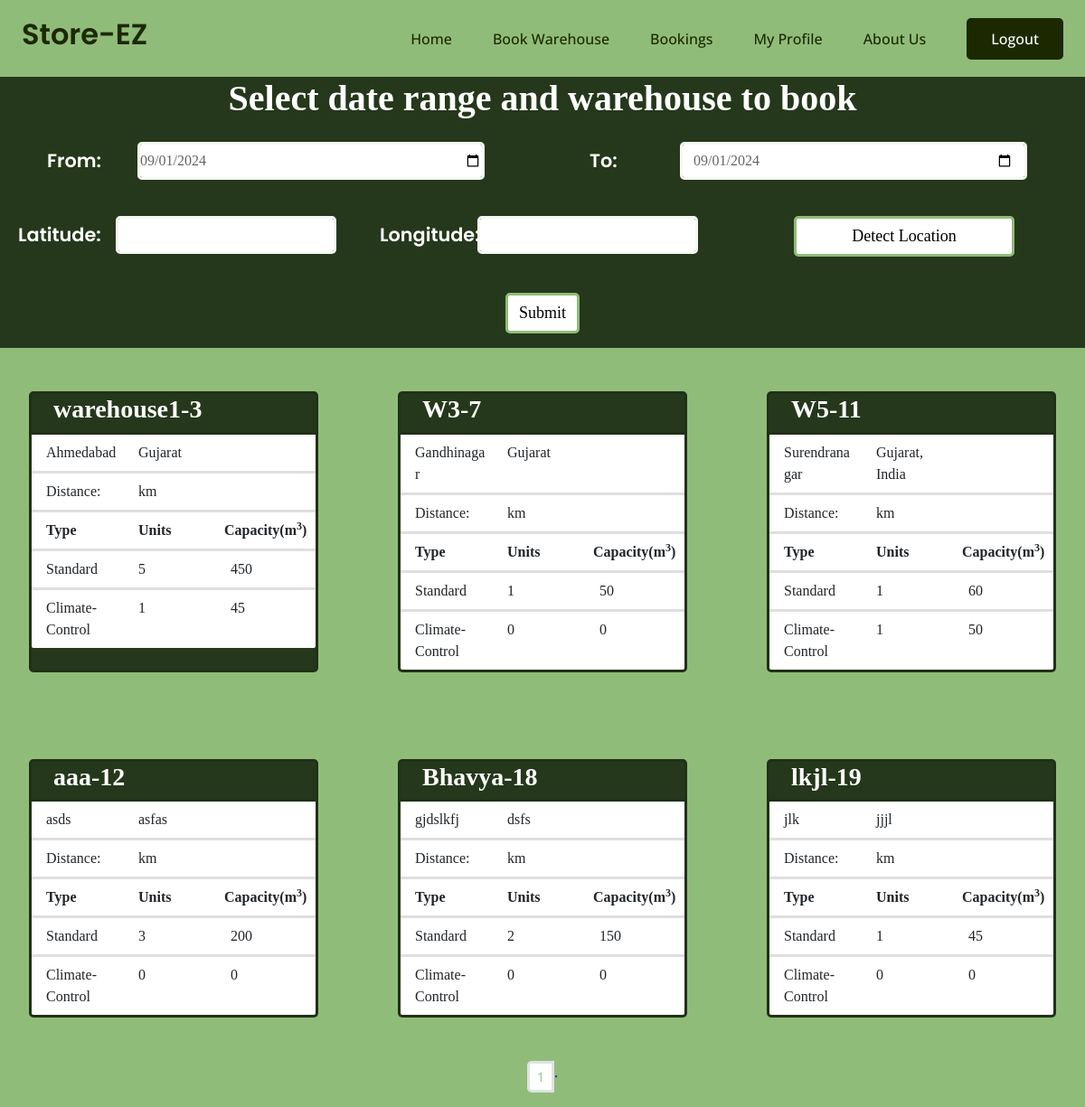
Page /farmer/search (signed in) on the committed database.
### mainapp/models.py (models this page shows, shortened)
class Warehouse(models.Model):
    name = models.CharField(max_length=100)
    address = models.TextField()
    city = models.CharField(max_length=100)
    state = models.CharField(max_length=100)
    poc_name = models.CharField(max_length=100, null=True)
    poc_phone_no = models.DecimalField(max_digits=10, decimal_places=0)
    owner = models.ForeignKey(Warehouse_owner, on_delete=models.CASCADE)
    image = models.ImageField(default="images/default_warehouse_image.jpg",upload_to="images/warehouse/",blank=True,null=True)
    latitude = models.FloatField(default=23.1862737352)
    longitude = models.FloatField(default = 72.6283225558)

### farmer/views.py (the view, shortened to what this page needs)
# urls.py: path("farmer/search",views.search,name='search'),
@login_required(login_url='login')
def search(request):
    start_date = request.GET.get('startdate','')
    end_date = request.GET.get('enddate', '')
    latitude = request.GET.get('latitude','')
    longitude = request.GET.get('longitude','')
    if (not start_date and end_date) or (not end_date and start_date) or start_date > end_date:
        messages.error(request, "Invalid Dates")
        isError = 'Invalid Dates'
        context = {'isError': isError,'startdate':date.today().strftime('%Y-%m-%d'), 'enddate':date.today().strftime('%Y-%m-%d')}
    else:
        if start_date == '':
            start_date = date.today().strftime('%Y-%m-%d')
        if end_date == '':
            end_date = date.today().strftime('%Y-%m-%d')
        booked_units = Booking.objects.filter(start_date__lte=end_date,end_date__gte=start_date). \
            values_list('unit', flat=True).exclude(unit=None).distinct()
        warehouses = Warehouse.objects.all()
        warehouses_with_unit = []
        for warehouse in warehouses:
            units = warehouse.unit_set.exclude(id__in=booked_units.values_list('unit'))
            hot_units = 0
            cold_units = 0
            hot_capacity = 0
            cold_capacity = 0
            if len(units) > 0:
                for x in units:
                    if x.type == "Hot":
                        hot_units += 1
                        hot_capacity += x.capacity
                    else:
                        cold_units += 1
                        cold_capacity += x.capacity
            if len(units) > 0:
                warehouses_with_unit.append({'warehouse': warehouse, 'hot_units': hot_units, 'hot_capacity':hot_capacity, 'cold_units':cold_units, 'cold_capacity':cold_capacity, 'latitude':warehouse.latitude, 'longitude':warehouse.longitude})
        nearby_warehouse_list = []
        if latitude != '' and longitude != '':
            latitude = float(latitude)
            longitude = float(longitude)
            for w in warehouses_with_unit:
                curr_dist = computeDistance(w['latitude'], w['longitude'], latitude, longitude)
                w['distance'] = round(curr_dist, 2)
                nearby_warehouse_list.append(w)
            nearby_warehouse_list.sort(key=sortFunc)
        else:
            nearby_warehouse_list = warehouses_with_unit
        paginator = Paginator(nearby_warehouse_list, 6)  # Show 6 Bookings per page.
        page_number = request.GET.get("page")
        page_obj = paginator.get_page(page_number)
        count=Warehouse.objects.count()
        nums= "." *page_obj.paginator.num_pages
        context={
            "data": page_obj, # Keep it data as 'data' is used in template more than one place
            'nums':nums,
            'startdate':start_date,
            'enddate':end_date,
            'latitude':latitude,
            'longitude':longitude,
        }
    return render(request,'farmer/search.html',context)

### farmer/templates/farmer/search.html (shortened to what this page needs)
{% extends 'farmerbase.html' %}
{% load static %}
{% block css %}
    <link rel="stylesheet" href="{% static 'farmer/css/swar.css' %}" />
{% endblock %}
{% block content %}
<div class="container-fluid mx-0 text-white ff" style="background-color: #25381b;">
    <div class="container">
        <h3 class="text-center" style="font-size: 250%; color: white;">Select date range and warehouse to book</h3>
    </div>
    <div>
        <form method="GET" action="">
            <div class="row my-2 py-2 ">
                <div class="col-12 col-sm-6 my-2  px-md-5">
                    <div class="row">
                        <div class="col-2 bg-successful rounded-2 d-flex align-items-center">
                            <h5 class="px-1 mb-0"
                                style="font-size: 130%; color: white; border-color: #90bc79; width: 150%;">
                                From: </h5>
                        </div>
                        <div class="col-10">
                            <div class=" input-group date px-3" data-provide="datepicker">
                                <input type="date" class="form-control px-0" value="{{startdate}}" name = "startdate" min="{{startdate}}">
                            </div>
                        </div>
                    </div>
                </div>
                <div class="col-12 col-sm-6 my-2  px-md-5">
                    <div class="row">
                        <div class="col-2 bg-successful rounded-2 d-flex align-items-center">
                            <h5 class="px-1 mb-0"
                                style="font-size: 130%; color: white; border-color: #90bc79; width: 150%;">To:
                            </h5>
                        </div>
                        <div class="col-10">
                            <div class="input-group date px-3" data-provide="datepicker">
                                <input type="date" class="form-control" value="{{enddate}}" name = "enddate" min="{{startdate}}">
                            </div>
                        </div>
                    </div>
                </div>
            </div>
            <div class="row my-2 py-2 ">
                <div class="col-12 col-sm-12 col-md-12 col-lg-4 my-2">
                    <div class="row">
                        <div class="col-2 col-lg-3 bg-successful rounded-2 d-flex align-items-center">
                            <h5 class="px-2 mb-0"
                                style="font-size: 130%; color: white; border-color: #90bc79; width: 150%;">
                                Latitude: </h5>
                        </div>
                        <div class="col-10 col-lg-9">
                            <div class="input-group text px-3">
                                <input type="number" step='any' class="form-control px-0" value="{{latitude}}" id = "latitude" name = "latitude">
                            </div>
                        </div>
                    </div>
                </div>
                <div class="col-12 col-sm-12 col-md-12 col-lg-4  my-2 ">
                    <div class="row">
                        <div class="col-2 col-lg-3 bg-successful rounded-2 d-flex align-items-center">
                            <h5 class="px-2 mb-0"
                                style="font-size: 130%; color: white; border-color: #90bc79; width: 150%;">
                                Longitude: </h5>
                        </div>
                        <div class="col-10 col-lg-9">
                            <div class="input-group text px-3   ">
                                <input type="number" step='any' class="form-control" value="{{longitude}}" id="longitude" name = "longitude">
                            </div>
                        </div>
                    </div>
                </div>
                <div
                    class="col-12 col-sm-12 col-md-12 col-lg-4 d-flex my-2 align-items-center justify-content-center px-md-5 det-btn">
                    <button type="button" class="btn btn-primary btn-clr " style="color:black" >
                        Detect Location</button>
                </div>
            </div>
            <div class="container d-flex justify-content-center py-3">
                <button type="submit" class="btn btn-primary btn-clr1 text-black" style="color:black">Submit</button>
            </div>
        </form>
    </div>
</div>
<div class="row ">
    {% for warehouse_data in data %}
    <div class="col-lg-4 col-md-6 col-12 d-flex justify-content-center">
        <div class="card my-3  my-sm-5 ff" style="width: 20rem; background-color: #25381b;">
            <div class="container">
                <h3 class="text-white"><a id="my_card_title" href="{% url 'book' id=warehouse_data.warehouse.id start=startdate end=enddate %}" style="color:white">{{warehouse_data.warehouse.name}}-{{warehouse_data.warehouse.id}}</a></h3>
            </div>
            <ul class="list-group list-group-flush">
                <li class="list-group-item">
                    <div class="row">
                        <div class="col-4">{{warehouse_data.warehouse.city}}</div>
                        <div class="col-4">{{warehouse_data.warehouse.state}}</div>
                    </div>
                </li>
                <li class="list-group-item">
                    <div class="row">
                        <div class="col-4">Distance:</div>
                        <div class="col-4">{{warehouse_data.distance |floatformat:"2" }} km</div>
                    </div>
                </li>
                <li class="list-group-item">
                    <div class="row">
                        <div class="col-4" style="font-weight: bold;">Type</div>
                        <div class="col-4" style="font-weight: bold;">Units</div>
                        <div class="col-4" style="font-weight: bold; padding-left:5px; padding-right:5px !important">Capacity(m<sup>3</sup>)</div>
                    </div>
                </li>
                <li class="list-group-item">
                    <div class="row">
                        <div class="col-4">Standard</div>
                        <div class="col-4">{{warehouse_data.hot_units}}</div>
                        <div class="col-4">{{warehouse_data.hot_capacity}}</div>
                    </div>
                </li>
                <li class="list-group-item">
                    <div class="row">
                        <div class="col-4">Climate-Control</div>
                        <div class="col-4">{{warehouse_data.cold_units}}</div>
                        <div class="col-4">{{warehouse_data.cold_capacity}}</div>
                    </div>
                </li>
            </ul>
        </div>
    </div>
    {% endfor %}
</div>
<nav aria-label="..."style="color: blue;">
    <ul class="pagination pagination-sm justify-content-center" ">
        {%for i in nums %}
        <li class="page-item "><a class="page-link" href="?page={{forloop.counter}}&startdate={{startdate}}&enddate={{enddate}}&latitude={{latitude}}&longitude={{longitude}}">{{forloop.counter}}</a></li>{{i}}
        {%endfor%}
    </ul>
</nav>
{% endblock %}

### static/css/base.css (style rules this page uses)
.btn { font-weight: 500; transition: .5s; }
.btn.btn-primary { color: var(--bs-white); }
* { margin:0; padding:0; box-sizing:border-box; }
h3 { font-family:Quicksand; }

### farmer/static/farmer/css/swar.css (style rules this page uses)
body { background-color: #90bc79; }
.ff { font-family: "Times New Roman", Times, serif; }
.btn-clr { background-color: white; color: black; font-size: large; width:80%; justify-content: center; }
.btn-clr1 { background-color: white; color: black; font-size: large; }

### rows in the picture
Warehouse: warehouse.name "warehouse1", warehouse.id "3", warehouse.city "Ahmedabad", warehouse.state "Gujarat", hot_units "5", hot_capacity "450", cold_units "1", cold_capacity "45"
Warehouse: warehouse.name "W3", warehouse.id "7", warehouse.city "Gandhinagar", warehouse.state "Gujarat", hot_units "1", hot_capacity "50", cold_units "0", cold_capacity "0"
Warehouse: warehouse.name "W5", warehouse.id "11", warehouse.city "Surendranagar", warehouse.state "Gujarat, India", hot_units "1", hot_capacity "60", cold_units "1", cold_capacity "50"
Warehouse: warehouse.name "aaa", warehouse.id "12", warehouse.city "asds", warehouse.state "asfas", hot_units "3", hot_capacity "200", cold_units "0", cold_capacity "0"
Warehouse: warehouse.name "Bhavya", warehouse.id "18", warehouse.city "gjdslkfj", warehouse.state "dsfs", hot_units "2", hot_capacity "150", cold_units "0", cold_capacity "0"
Warehouse: warehouse.name "lkjl", warehouse.id "19", warehouse.city "jlk", warehouse.state "jjjl", hot_units "1", hot_capacity "45", cold_units "0", cold_capacity "0"

### other values in the picture
{{ i }} "."
